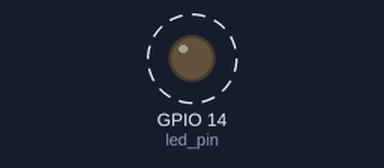
Recording of a sketch running on a simulated ESP32. Parts: output pins drawn as LEDs (lit = HIGH). Dashed ring = blinking.

Above: at 0.5 s.
Timing chart, 0 to 4.6 s (numbered marks = the images above):
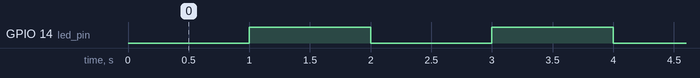

The sketch:

Part9_Hardware_Interrupts.ino
```cpp
/*
In this program we’ll use Arduino’s built-in Hardware Timer, as an interrupt.
*/

#if CONFIG_FREERTOS_UNICORE
 static const BaseType_t app_cpu = 0;
#else
 static const BaseType_t app_cpu = 1;
#endif

// Settings
static const uint16_t timer_divider = 80; // Clock ticks at 1 Mhz now
static const uint64_t timer_max_count = 1000000;

// Pins
static const int led_pin = 14;

// Globals, using a timer handle. For this we’ll use the “Hal” timer that comes with the arduino package library
static hw_timer_t *timer = NULL;

// ***************************************************************
// Interrupt Service Routines (ISRs)

void IRAM_ATTR onTimer()
{

 // Toggle LED
 int pin_state = digitalRead(led_pin);
 digitalWrite(led_pin, !pin_state);

}


void setup()
{
 // Configure LED pin
 pinMode(led_pin, OUTPUT);

 // Create and start timer (num, divider, countUp) . we initialize hardware Timer 0
 timer = timerBegin(0, timer_divider, true);


 // Provider ISR to timer (timer, function, edge)
 timerAttachInterrupt(timer, &onTimer, true);


 // At what count should ISR trigger (timer, count, autoreload)
 timerAlarmWrite(timer, timer_max_count, true);


  // Allow ISR to trigger
 timerAlarmEnable(timer);
}

void loop()
{

}
```

Measured:
- by itself, GPIO 14 (led_pin): alternates HIGH for 1.0 s and LOW for 1.0 s
